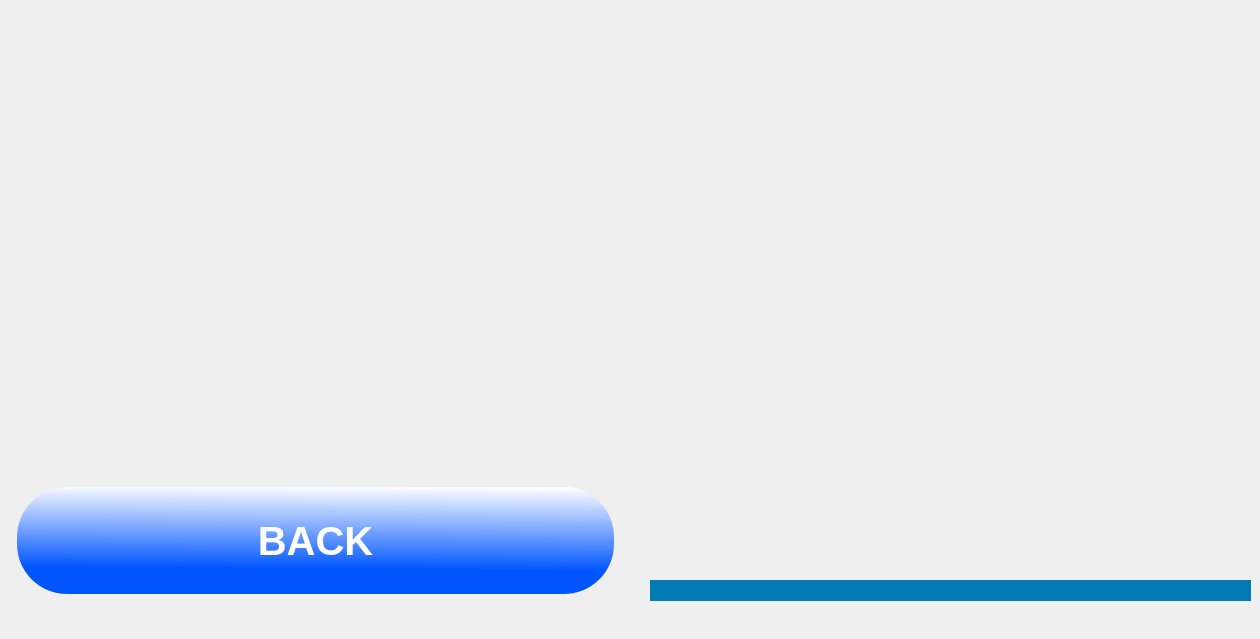
    <widget class="QWidget" name="page_44">
     <widget class="QLabel" name="label_3">
      <property name="geometry">
       <rect>
        <x>0</x>
        <y>0</y>
        <width>1250</width>
        <height>630</height>
       </rect>
      </property>
      <property name="text">
       <string/>
      </property>
      <property name="pixmap">
       <pixmap resource="icon.qrc">:/img/imgg/chemistry-7030100_1920.jpg</pixmap>
      </property>
      <property name="scaledContents">
       <bool>true</bool>
      </property>
     </widget>
     <widget class="QLabel" name="label_5">
      <property name="geometry">
       <rect>
        <x>990</x>
        <y>0</y>
        <width>261</width>
        <height>221</height>
       </rect>
      </property>
      <property name="text">
       <string/>
      </property>
      <property name="pixmap">
       <pixmap resource="icon.qrc">:/img/imgg/8406315.jpg</pixmap>
      </property>
      <property name="scaledContents">
       <bool>true</bool>
      </property>
     </widget>
     <widget class="QLabel" name="label_6">
      <property name="geometry">
       <rect>
        <x>0</x>
        <y>0</y>
        <width>651</width>
        <height>471</height>
       </rect>
      </property>
      <property name="text">
       <string/>
      </property>
      <property name="pixmap">
       <pixmap resource="icon.qrc">:/z/z/WhatsApp Image 2023-09-14 at 10.31.19 PM.jpeg</pixmap>
      </property>
      <property name="scaledContents">
       <bool>true</bool>
      </property>
     </widget>
     <widget class="QLabel" name="label_7">
      <property name="geometry">
       <rect>
        <x>650</x>
        <y>220</y>
        <width>601</width>
        <height>391</height>
       </rect>
      </property>
      <property name="text">
       <string/>
      </property>
      <property name="pixmap">
       <pixmap resource="icon.qrc">:/z/z/WhatsApp Image 2023-09-14 at 10.37.39 PM.jpeg</pixmap>
      </property>
      <property name="scaledContents">
       <bool>true</bool>
      </property>
     </widget>
     <widget class="QPushButton" name="h_back_push">
      <property name="geometry">
       <rect>
        <x>10</x>
        <y>480</y>
        <width>611</width>
        <height>121</height>
       </rect>
      </property>
      <property name="font">
       <font>
        <pointsize>30</pointsize>
        <italic>false</italic>
        <bold>true</bold>
       </font>
      </property>
      <property name="autoFillBackground">
       <bool>false</bool>
      </property>
      <property name="styleSheet">
       <string notr="true">QPushButton
{
border:none;
color:white;
	
	background-color: qlineargradient(spread:pad, x1:0.8, y1:0.78, x2:0.83, y2:0, stop:0 rgba(0, 85, 255, 255), stop:1 rgba(255, 255, 255, 255));
border-radius:50px;
margin:7px;

}
QPushButton:pressed
{
	background-color: qlineargradient(spread:pad, x1:0.44595, y1:0.325, x2:0.449, y2:0.92, stop:0 rgba(0, 85, 255, 255), stop:1 rgba(255, 255, 255, 255));
}</string>
      </property>
      <property name="text">
       <string>BACK</string>
      </property>
     </widget>
     <widget class="QLabel" name="label_9">
      <property name="geometry">
       <rect>
        <x>650</x>
        <y>0</y>
        <width>341</width>
        <height>221</height>
       </rect>
      </property>
      <property name="text">
       <string/>
      </property>
      <property name="pixmap">
       <pixmap resource="icon.qrc">:/z/z/WhatsApp Image 2023-09-14 at 11.03.31 PM.jpeg</pixmap>
      </property>
      <property name="scaledContents">
       <bool>true</bool>
      </property>
     </widget>
     <widget class="QLabel" name="label_8">
      <property name="geometry">
       <rect>
        <x>650</x>
        <y>580</y>
        <width>601</width>
        <height>21</height>
       </rect>
      </property>
      <property name="styleSheet">
       <string notr="true">background-color: rgb(0, 123, 180);</string>
      </property>
      <property name="text">
       <string/>
      </property>
     </widget>
     <widget class="QLabel" name="label_10">
      <property name="geometry">
       <rect>
        <x>750</x>
        <y>450</y>
        <width>151</width>
        <height>111</height>
       </rect>
      </property>
      <property name="text">
       <string/>
      </property>
      <property name="pixmap">
       <pixmap resource="icon.qrc">:/z/z/pngegg.png</pixmap>
      </property>
      <property name="scaledContents">
       <bool>true</bool>
      </property>
     </widget>
    </widget>
